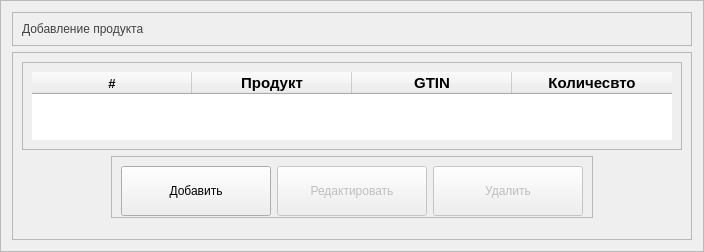
                  <widget class="QFrame" name="settingProduct_Frame">
                   <property name="sizePolicy">
                    <sizepolicy hsizetype="Expanding" vsizetype="Preferred">
                     <horstretch>0</horstretch>
                     <verstretch>0</verstretch>
                    </sizepolicy>
                   </property>
                   <property name="styleSheet">
                    <string notr="true">QLineEdit{
	color: rgb(66, 66, 66);
	selection-color: rgb(255, 0, 255);
}
</string>
                   </property>
                   <property name="frameShape">
                    <enum>QFrame::StyledPanel</enum>
                   </property>
                   <property name="frameShadow">
                    <enum>QFrame::Raised</enum>
                   </property>
                   <layout class="QVBoxLayout" name="verticalLayout_23">
                    <item>
                     <widget class="QFrame" name="frame_7">
                      <property name="sizePolicy">
                       <sizepolicy hsizetype="Preferred" vsizetype="Fixed">
                        <horstretch>0</horstretch>
                        <verstretch>0</verstretch>
                       </sizepolicy>
                      </property>
                      <property name="styleSheet">
                       <string notr="true">color: rgb(66, 66, 66);
	font: 20pt &quot;Segoe UI&quot;;</string>
                      </property>
                      <property name="frameShape">
                       <enum>QFrame::StyledPanel</enum>
                      </property>
                      <property name="frameShadow">
                       <enum>QFrame::Raised</enum>
                      </property>
                      <layout class="QVBoxLayout" name="verticalLayout_24">
                       <item alignment="Qt::AlignLeft|Qt::AlignTop">
                        <widget class="QLabel" name="label_6">
                         <property name="text">
                          <string>Добавление продукта</string>
                         </property>
                        </widget>
                       </item>
                      </layout>
                     </widget>
                    </item>
                    <item>
                     <widget class="QFrame" name="frame_12">
                      <property name="frameShape">
                       <enum>QFrame::StyledPanel</enum>
                      </property>
                      <property name="frameShadow">
                       <enum>QFrame::Raised</enum>
                      </property>
                      <layout class="QVBoxLayout" name="verticalLayout_32">
                       <item>
                        <widget class="QFrame" name="listProductContainer">
                         <property name="frameShape">
                          <enum>QFrame::StyledPanel</enum>
                         </property>
                         <property name="frameShadow">
                          <enum>QFrame::Raised</enum>
                         </property>
                         <layout class="QVBoxLayout" name="verticalLayout_33">
                          <item>
                           <widget class="QTableWidget" name="currentProd_Tab">
                            <property name="enabled">
                             <bool>true</bool>
                            </property>
                            <property name="sizePolicy">
                             <sizepolicy hsizetype="Fixed" vsizetype="Expanding">
                              <horstretch>0</horstretch>
                              <verstretch>0</verstretch>
                             </sizepolicy>
                            </property>
                            <property name="minimumSize">
                             <size>
                              <width>0</width>
                              <height>0</height>
                             </size>
                            </property>
                            <property name="maximumSize">
                             <size>
                              <width>16777215</width>
                              <height>16777215</height>
                             </size>
                            </property>
                            <property name="frameShape">
                             <enum>QFrame::NoFrame</enum>
                            </property>
                            <property name="verticalScrollBarPolicy">
                             <enum>Qt::ScrollBarAlwaysOff</enum>
                            </property>
                            <property name="horizontalScrollBarPolicy">
                             <enum>Qt::ScrollBarAlwaysOff</enum>
                            </property>
                            <property name="sizeAdjustPolicy">
                             <enum>QAbstractScrollArea::AdjustToContents</enum>
                            </property>
                            <property name="autoScroll">
                             <bool>true</bool>
                            </property>
                            <property name="autoScrollMargin">
                             <number>16</number>
                            </property>
                            <property name="editTriggers">
                             <set>QAbstractItemView::NoEditTriggers</set>
                            </property>
                            <property name="selectionMode">
                             <enum>QAbstractItemView::SingleSelection</enum>
                            </property>
                            <property name="selectionBehavior">
                             <enum>QAbstractItemView::SelectRows</enum>
                            </property>
                            <property name="showGrid">
                             <bool>true</bool>
                            </property>
                            <property name="gridStyle">
                             <enum>Qt::SolidLine</enum>
                            </property>
                            <property name="wordWrap">
                             <bool>true</bool>
                            </property>
                            <property name="cornerButtonEnabled">
                             <bool>true</bool>
                            </property>
                            <property name="rowCount">
                             <number>0</number>
                            </property>
                            <property name="columnCount">
                             <number>4</number>
                            </property>
                            <attribute name="horizontalHeaderVisible">
                             <bool>true</bool>
                            </attribute>
                            <attribute name="horizontalHeaderCascadingSectionResizes">
                             <bool>true</bool>
                            </attribute>
                            <attribute name="horizontalHeaderMinimumSectionSize">
                             <number>0</number>
                            </attribute>
                            <attribute name="horizontalHeaderDefaultSectionSize">
                             <number>160</number>
                            </attribute>
                            <attribute name="horizontalHeaderHighlightSections">
                             <bool>false</bool>
                            </attribute>
                            <attribute name="horizontalHeaderStretchLastSection">
                             <bool>false</bool>
                            </attribute>
                            <attribute name="verticalHeaderVisible">
                             <bool>false</bool>
                            </attribute>
                            <attribute name="verticalHeaderMinimumSectionSize">
                             <number>25</number>
                            </attribute>
                            <attribute name="verticalHeaderDefaultSectionSize">
                             <number>30</number>
                            </attribute>
                            <attribute name="verticalHeaderHighlightSections">
                             <bool>false</bool>
                            </attribute>
                            <attribute name="verticalHeaderStretchLastSection">
                             <bool>false</bool>
                            </attribute>
                            <column>
                             <property name="text">
                              <string>#</string>
                             </property>
                             <property name="font">
                              <font>
                               <pointsize>10</pointsize>
                               <bold>true</bold>
                              </font>
                             </property>
                            </column>
                            <column>
                             <property name="text">
                              <string>Продукт</string>
                             </property>
                             <property name="font">
                              <font>
                               <pointsize>11</pointsize>
                               <bold>true</bold>
                              </font>
                             </property>
                            </column>
                            <column>
                             <property name="text">
                              <string>GTIN</string>
                             </property>
                             <property name="font">
                              <font>
                               <pointsize>11</pointsize>
                               <bold>true</bold>
                              </font>
                             </property>
                            </column>
                            <column>
                             <property name="text">
                              <string>Количесвто</string>
                             </property>
                             <property name="font">
                              <font>
                               <pointsize>11</pointsize>
                               <bold>true</bold>
                              </font>
                             </property>
                            </column>
                           </widget>
                          </item>
                         </layout>
                        </widget>
                       </item>
                       <item alignment="Qt::AlignHCenter">
                        <widget class="QFrame" name="productButtonContainer">
                         <property name="minimumSize">
                          <size>
                           <width>0</width>
                           <height>0</height>
                          </size>
                         </property>
                         <property name="maximumSize">
                          <size>
                           <width>16777215</width>
                           <height>62</height>
                          </size>
                         </property>
                         <property name="frameShape">
                          <enum>QFrame::StyledPanel</enum>
                         </property>
                         <property name="frameShadow">
                          <enum>QFrame::Raised</enum>
                         </property>
                         <layout class="QHBoxLayout" name="horizontalLayout_15">
                          <item>
                           <widget class="QPushButton" name="addProductBtn">
                            <property name="minimumSize">
                             <size>
                              <width>150</width>
                              <height>50</height>
                             </size>
                            </property>
                            <property name="maximumSize">
                             <size>
                              <width>150</width>
                              <height>16777215</height>
                             </size>
                            </property>
                            <property name="text">
                             <string>Добавить</string>
                            </property>
                           </widget>
                          </item>
                          <item>
                           <widget class="QPushButton" name="editProductBtn">
                            <property name="enabled">
                             <bool>false</bool>
                            </property>
                            <property name="minimumSize">
                             <size>
                              <width>150</width>
                              <height>50</height>
                             </size>
                            </property>
                            <property name="maximumSize">
                             <size>
                              <width>150</width>
                              <height>16777215</height>
                             </size>
                            </property>
                            <property name="text">
                             <string>Редактировать</string>
                            </property>
                           </widget>
                          </item>
                          <item>
                           <widget class="QPushButton" name="deleteProductBtn">
                            <property name="enabled">
                             <bool>false</bool>
                            </property>
                            <property name="minimumSize">
                             <size>
                              <width>150</width>
                              <height>50</height>
                             </size>
                            </property>
                            <property name="maximumSize">
                             <size>
                              <width>150</width>
                              <height>16777215</height>
                             </size>
                            </property>
                            <property name="text">
                             <string>Удалить</string>
                            </property>
                           </widget>
                          </item>
                         </layout>
                        </widget>
                       </item>
                       <item>
                        <widget class="QFrame" name="editProductContainer">
                         <property name="sizePolicy">
                          <sizepolicy hsizetype="Preferred" vsizetype="Minimum">
                           <horstretch>0</horstretch>
                           <verstretch>0</verstretch>
                          </sizepolicy>
                         </property>
                         <property name="maximumSize">
                          <size>
                           <width>16777215</width>
                           <height>0</height>
                          </size>
                         </property>
                         <property name="frameShape">
                          <enum>QFrame::StyledPanel</enum>
                         </property>
                         <property name="frameShadow">
                          <enum>QFrame::Raised</enum>
                         </property>
                         <layout class="QHBoxLayout" name="horizontalLayout_30">
                          <property name="spacing">
                           <number>0</number>
                          </property>
                          <property name="leftMargin">
                           <number>0</number>
                          </property>
                          <property name="topMargin">
                           <number>0</number>
                          </property>
                          <property name="rightMargin">
                           <number>0</number>
                          </property>
                          <property name="bottomMargin">
                           <number>0</number>
                          </property>
                          <item>
                           <widget class="QFrame" name="frame_32">
                            <property name="frameShape">
                             <enum>QFrame::StyledPanel</enum>
                            </property>
                            <property name="frameShadow">
                             <enum>QFrame::Raised</enum>
                            </property>
                            <layout class="QVBoxLayout" name="verticalLayout_43">
                             <item>
                              <widget class="QFrame" name="frame_33">
                               <property name="frameShape">
                                <enum>QFrame::StyledPanel</enum>
                               </property>
                               <property name="frameShadow">
                                <enum>QFrame::Raised</enum>
                               </property>
                               <layout class="QHBoxLayout" name="horizontalLayout_27">
                                <item>
                                 <widget class="QLineEdit" name="productNameUpdate">
                                  <property name="sizePolicy">
                                   <sizepolicy hsizetype="Preferred" vsizetype="Fixed">
                                    <horstretch>0</horstretch>
                                    <verstretch>0</verstretch>
                                   </sizepolicy>
                                  </property>
                                  <property name="inputMask">
                                   <string/>
                                  </property>
                                  <property name="placeholderText">
                                   <string>Наименование продукта</string>
                                  </property>
                                 </widget>
                                </item>
                               </layout>
                              </widget>
                             </item>
                             <item>
                              <widget class="QFrame" name="frame_34">
                               <property name="frameShape">
                                <enum>QFrame::StyledPanel</enum>
                               </property>
                               <property name="frameShadow">
                                <enum>QFrame::Raised</enum>
                               </property>
                               <layout class="QHBoxLayout" name="horizontalLayout_28">
                                <item>
                                 <widget class="QLineEdit" name="productGTINeditUpdate">
                                  <property name="sizePolicy">
                                   <sizepolicy hsizetype="Preferred" vsizetype="Fixed">
                                    <horstretch>0</horstretch>
                                    <verstretch>0</verstretch>
                                   </sizepolicy>
                                  </property>
                                  <property name="placeholderText">
                                   <string>GTIN</string>
                                  </property>
                                 </widget>
                                </item>
                               </layout>
                              </widget>
                             </item>
                             <item>
                              <widget class="QFrame" name="frame_35">
                               <property name="frameShape">
                                <enum>QFrame::StyledPanel</enum>
                               </property>
                               <property name="frameShadow">
                                <enum>QFrame::Raised</enum>
                               </property>
                               <layout class="QHBoxLayout" name="horizontalLayout_29">
                                <item>
                                 <widget class="QLineEdit" name="productCountEditUpdate">
                                  <property name="sizePolicy">
                                   <sizepolicy hsizetype="Preferred" vsizetype="Fixed">
                                    <horstretch>0</horstretch>
                                    <verstretch>0</verstretch>
                                   </sizepolicy>
                                  </property>
                                  <property name="placeholderText">
                                   <string>Количество в упаковке</string>
                                  </property>
                                 </widget>
                                </item>
                               </layout>
                              </widget>
                             </item>
                            </layout>
                           </widget>
                          </item>
                          <item>
                           <widget class="QFrame" name="frame_36">
                            <property name="sizePolicy">
                             <sizepolicy hsizetype="Maximum" vsizetype="Fixed">
                              <horstretch>0</horstretch>
                              <verstretch>0</verstretch>
                             </sizepolicy>
                            </property>
                            <property name="styleSheet">
                             <string notr="true"/>
                            </property>
                            <property name="frameShape">
                             <enum>QFrame::StyledPanel</enum>
                            </property>
                            <property name="frameShadow">
                             <enum>QFrame::Raised</enum>
                            </property>
                            <layout class="QVBoxLayout" name="verticalLayout_44">
                             <item>
                              <widget class="QPushButton" name="updateProductConfirmBtn">
                               <property name="minimumSize">
                                <size>
                                 <width>150</width>
                                 <height>50</height>
                                </size>
                               </property>
                               <property name="maximumSize">
                                <size>
                                 <width>150</width>
                                 <height>16777215</height>
                                </size>
                               </property>
                               <property name="styleSheet">
                                <string notr="true"/>
                               </property>
                               <property name="text">
                                <string>Редактировать</string>
                               </property>
                              </widget>
                             </item>
                             <item>
                              <widget class="QPushButton" name="updateProductCanselBtn">
                               <property name="minimumSize">
                                <size>
                                 <width>0</width>
                                 <height>50</height>
                                </size>
                               </property>
                               <property name="maximumSize">
                                <size>
                                 <width>150</width>
                                 <height>16777215</height>
                                </size>
                               </property>
                               <property name="text">
                                <string>Отмена</string>
                               </property>
                              </widget>
                             </item>
                            </layout>
                           </widget>
                          </item>
                         </layout>
                        </widget>
                       </item>
                       <item>
                        <widget class="QFrame" name="addProductContainer">
                         <property name="sizePolicy">
                          <sizepolicy hsizetype="Preferred" vsizetype="Minimum">
                           <horstretch>0</horstretch>
                           <verstretch>0</verstretch>
                          </sizepolicy>
                         </property>
                         <property name="maximumSize">
                          <size>
                           <width>16777215</width>
                           <height>0</height>
                          </size>
                         </property>
                         <property name="styleSheet">
                          <string notr="true">QLineEdit{
	color: rgb(66, 66, 66);
	selection-color: rgb(255, 0, 255);
}
</string>
                         </property>
                         <property name="frameShape">
                          <enum>QFrame::StyledPanel</enum>
                         </property>
                         <property name="frameShadow">
                          <enum>QFrame::Raised</enum>
                         </property>
                         <layout class="QHBoxLayout" name="horizontalLayout_9">
                          <property name="spacing">
                           <number>0</number>
                          </property>
                          <property name="leftMargin">
                           <number>0</number>
                          </property>
                          <property name="topMargin">
                           <number>0</number>
                          </property>
                          <property name="rightMargin">
                           <number>0</number>
                          </property>
                          <property name="bottomMargin">
                           <number>0</number>
                          </property>
                          <item>
                           <widget class="QFrame" name="frame_3">
                            <property name="frameShape">
                             <enum>QFrame::StyledPanel</enum>
                            </property>
                            <property name="frameShadow">
                             <enum>QFrame::Raised</enum>
                            </property>
                            <layout class="QVBoxLayout" name="verticalLayout_34">
                             <item>
                              <widget class="QFrame" name="frame_16">
                               <property name="frameShape">
                                <enum>QFrame::StyledPanel</enum>
                               </property>
                               <property name="frameShadow">
                                <enum>QFrame::Raised</enum>
                               </property>
                               <layout class="QHBoxLayout" name="horizontalLayout_12">
                                <item>
                                 <widget class="QLineEdit" name="productNameEdit">
                                  <property name="sizePolicy">
                                   <sizepolicy hsizetype="Preferred" vsizetype="Fixed">
                                    <horstretch>0</horstretch>
                                    <verstretch>0</verstretch>
                                   </sizepolicy>
                                  </property>
                                  <property name="inputMask">
                                   <string/>
                                  </property>
                                  <property name="placeholderText">
                                   <string>Наименование продукта</string>
                                  </property>
                                 </widget>
                                </item>
                               </layout>
                              </widget>
                             </item>
                             <item>
                              <widget class="QFrame" name="frame_18">
                               <property name="frameShape">
                                <enum>QFrame::StyledPanel</enum>
                               </property>
                               <property name="frameShadow">
                                <enum>QFrame::Raised</enum>
                               </property>
                               <layout class="QHBoxLayout" name="horizontalLayout_13">
                                <item>
                                 <widget class="QLineEdit" name="productGTINedit">
                                  <property name="sizePolicy">
                                   <sizepolicy hsizetype="Preferred" vsizetype="Fixed">
                                    <horstretch>0</horstretch>
                                    <verstretch>0</verstretch>
                                   </sizepolicy>
                                  </property>
                                  <property name="placeholderText">
                                   <string>GTIN</string>
                                  </property>
                                 </widget>
                                </item>
                               </layout>
                              </widget>
                             </item>
                             <item>
                              <widget class="QFrame" name="frame_19">
                               <property name="frameShape">
                                <enum>QFrame::StyledPanel</enum>
                               </property>
                               <property name="frameShadow">
                                <enum>QFrame::Raised</enum>
                               </property>
                               <layout class="QHBoxLayout" name="horizontalLayout_14">
                                <item>
                                 <widget class="QLineEdit" name="productCountEdit">
                                  <property name="sizePolicy">
                                   <sizepolicy hsizetype="Preferred" vsizetype="Fixed">
                                    <horstretch>0</horstretch>
                                    <verstretch>0</verstretch>
                                   </sizepolicy>
                                  </property>
                                  <property name="placeholderText">
                                   <string>Количество в упаковке</string>
                                  </property>
                                 </widget>
                                </item>
                               </layout>
                              </widget>
                             </item>
                            </layout>
                           </widget>
                          </item>
                          <item>
                           <widget class="QFrame" name="frame_4">
                            <property name="sizePolicy">
                             <sizepolicy hsizetype="Maximum" vsizetype="Fixed">
                              <horstretch>0</horstretch>
                              <verstretch>0</verstretch>
                             </sizepolicy>
                            </property>
                            <property name="styleSheet">
                             <string notr="true"/>
                            </property>
                            <property name="frameShape">
                             <enum>QFrame::StyledPanel</enum>
                            </property>
                            <property name="frameShadow">
                             <enum>QFrame::Raised</enum>
                            </property>
                            <layout class="QVBoxLayout" name="verticalLayout_35">
                             <item>
                              <widget class="QPushButton" name="addProductConfirmBtn">
                               <property name="minimumSize">
                                <size>
                                 <width>150</width>
                                 <height>50</height>
                                </size>
                               </property>
                               <property name="maximumSize">
                                <size>
                                 <width>150</width>
                                 <height>16777215</height>
                                </size>
                               </property>
                               <property name="styleSheet">
                                <string notr="true"/>
                               </property>
                               <property name="text">
                                <string>Добавить</string>
                               </property>
                              </widget>
                             </item>
                             <item>
                              <widget class="QPushButton" name="addProductCanselBtn">
                               <property name="minimumSize">
                                <size>
                                 <width>0</width>
                                 <height>50</height>
                                </size>
                               </property>
                               <property name="maximumSize">
                                <size>
                                 <width>150</width>
                                 <height>16777215</height>
                                </size>
                               </property>
                               <property name="text">
                                <string>Отмена</string>
                               </property>
                              </widget>
                             </item>
                            </layout>
                           </widget>
                          </item>
                         </layout>
                        </widget>
                       </item>
                      </layout>
                     </widget>
                    </item>
                   </layout>
                  </widget>
